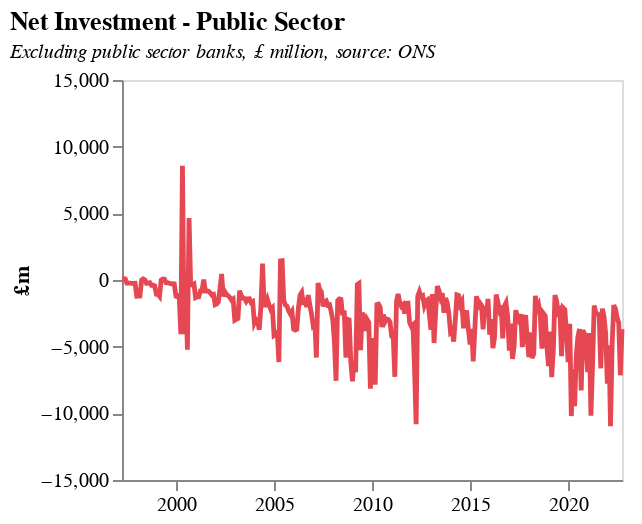

This figure's Vega-Lite source:
### Vega-Lite specification from a JSON file in a GitHub repository (floating-point values rounded to 4 significant figures; data arrays with more than 128 entries replaced by an {"elided": "..."} marker saying what was removed)
{"$schema": "https://vega.github.io/schema/vega-lite/v5.json", "title": {"text": "Net Investment - Public Sector", "subtitle": "Excluding public sector banks, £ million, source: ONS", "subtitleFontStyle": "italic", "subtitleFontSize": 10, "anchor": "start", "color": "black"}, "width": 250, "height": 200, "mark": {"type": "line", "color": "#e54753", "strokeWidth": 2.4, "opacity": 1}, "data": {"values": {"elided": "307 records"}}, "transform": [{"calculate": "year(datum.date)", "as": "year"}, {"filter": "datum.year>=minYear"}, {"filter": "datum.year<=maxYear"}], "params": [{"name": "minYear", "value": 1997, "bind": {"input": "range", "min": 1997, "max": 2022, "step": 1, "name": "Start year:"}}, {"name": "maxYear", "value": 2022, "bind": {"input": "range", "min": 1997, "max": 2022, "step": 1, "name": "End year:"}}], "encoding": {"x": {"field": "date", "type": "temporal", "title": null, "axis": {"title": "", "grid": false, "ticks": true}}, "y": {"field": "value", "type": "quantitative", "axis": {"titleColor": "#000000", "title": "£m", "grid": false, "ticks": true}, "scale": {"domain": [-15000, 15000]}}}}
